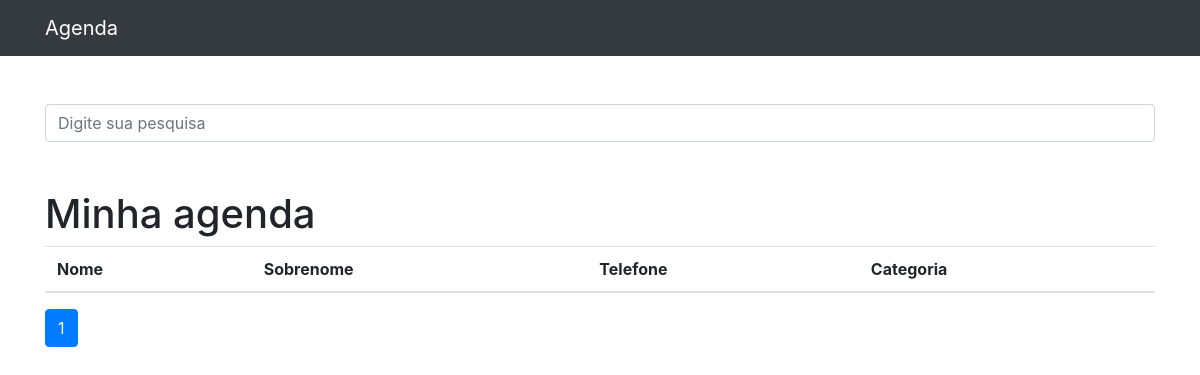
The app's page /, older data.
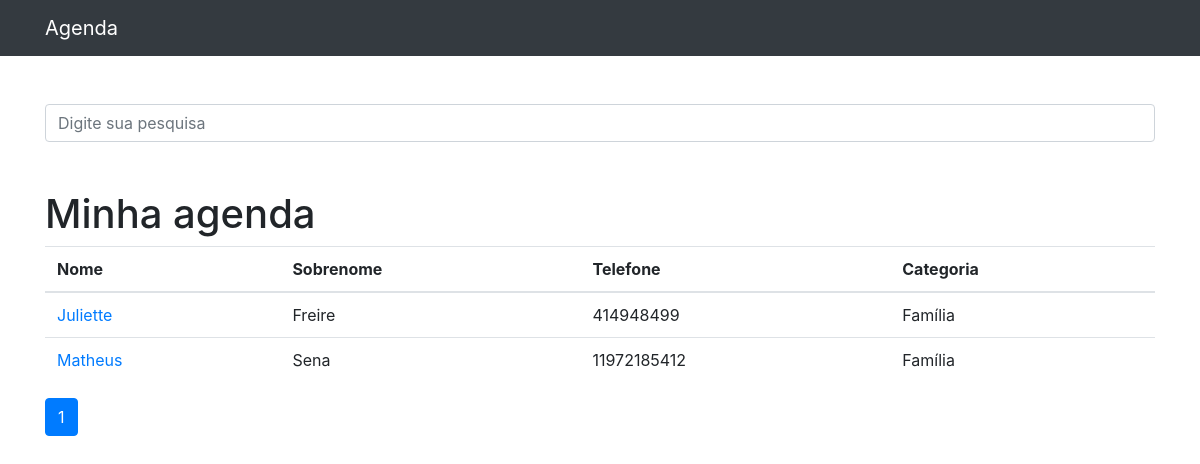
The same page, newer data.
### contatos/models.py (models this page shows, shortened)
class Contato(models.Model):
    nome = models.CharField(max_length=255)
    sobrenome = models.CharField(max_length=255, blank=True)
    telefone = models.CharField(max_length=255)
    email = models.CharField(max_length=255, blank=True)
    data_criacao = models.DateTimeField(default=timezone.now)
    descricao = models.CharField(max_length=255, blank=True)
    categoria = models.ForeignKey(Categoria, on_delete=models.DO_NOTHING)

class Categoria(models.Model):
    nome = models.CharField(max_length=255)
    def __str__(self):
        return self.nome

### contatos/views.py (the view)
# urls.py: path('', views.index, name='index'),
def index(request):
    contatos = Contato.objects.order_by('nome')
    paginator = Paginator(contatos, 20)  # Show 20 contacts per page
    page = request.GET.get('p')
    contatos = paginator.get_page(page)
    return render(request, 'contatos/index.html',{
        'contatos': contatos
    })

### contatos/templates/contatos/index.html
{% extends 'base.html' %}
{%block conteudo%}
       <h1 class="mt-5">Minha agenda</h1>
        <table class="table">
          <thead>
            <tr>
              <th>Nome</th>
              <th>Sobrenome</th>
              <th>Telefone</th>
              <th>Categoria</th>
            </tr>
          </thead>
          <tbody>
            {% for contato in contatos %}
            <tr>
              <td>
                <a href="{% url 'ver_contato' contato.id %}">{{ contato.nome }}</a>
              </td>
              <td>{{ contato.sobrenome }}</td>
              <td>{{ contato.telefone }}</td>
              <td>{{ contato.categoria }}</td>
            </tr>
            {% endfor%}
          </tbody>
        </table>
<nav aria-label="Page navigation example">
  <ul class="pagination">
    {% for pagina in contatos.paginator.page_range %}
      {% if contatos.number == pagina %}
    <li class="page-item active">
      <a class="page-link" href="?p={{ pagina }}">{{pagina}}</a>
    </li>
      {% else %}
    <li class="page-item">
      <a class="page-link" href="?p={{ pagina }}">{{pagina}}</a>
    </li>
      {% endif %}
    {%endfor%}
  </ul>
</nav>
{%endblock%}

### templates/base.html (shortened to what this page needs)
{% load static %}
<html lang="pt">
<head>
    {% include 'parciais/_head.html' %}
</head>
<body>
{% include 'parciais/_nav.html' %}
<div class="container">
    <div class="row">
        <div class="col-lg-12">
            {% if 'accounts' not in request.path %}
            <br><br>
            <form method="get" action="{% url 'busca' %}">
                <div class="form-group row">
                    <div class="col-12">
                        <input class="form-control"
                               type="search" value="{{ request.GET.termo }}"
                               id="search-input"
                               placeholder="Digite sua pesquisa"
                               name="termo">
                    </div>
                </div>
            </form>
            {% endif %}
            {%block conteudo%} {%endblock%}
        </div>
    </div>
</div>
</body>
</html>

### templates/parciais/_head.html (shortened to what this page needs)
 {%load static%}
  <link href="{% static 'vendor/bootstrap/css/bootstrap.min.css'%}" rel="stylesheet">

### templates/parciais/_nav.html (shortened to what this page needs)
 {%load static%}
  <nav class="navbar navbar-expand-lg navbar-dark bg-dark static-top">
    <div class="container">
      <a class="navbar-brand" href="{%url 'index' %}">Agenda</a>
    </div>
  </nav>

Row changes from the older to the newer data that the page shows:
added Contato: nome "Juliette", sobrenome "Freire", telefone "414948499", categoria "Família"
added Contato: nome "Matheus", sobrenome "Sena", telefone "11972185412", categoria "Família"
